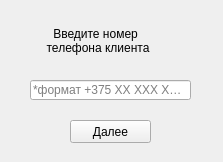
<?xml version="1.0" encoding="UTF-8"?>
<ui version="4.0">
 <class>PhoneInput</class>
 <widget class="QMainWindow" name="PhoneInput">
  <property name="geometry">
   <rect>
    <x>0</x>
    <y>0</y>
    <width>223</width>
    <height>162</height>
   </rect>
  </property>
  <property name="windowTitle">
   <string>Номер телефона</string>
  </property>
  <widget class="QWidget" name="centralwidget">
   <widget class="QPushButton" name="next_button">
    <property name="geometry">
     <rect>
      <x>70</x>
      <y>120</y>
      <width>81</width>
      <height>23</height>
     </rect>
    </property>
    <property name="text">
     <string>Далее</string>
    </property>
   </widget>
   <widget class="QLineEdit" name="phone_line_edit">
    <property name="geometry">
     <rect>
      <x>30</x>
      <y>80</y>
      <width>161</width>
      <height>20</height>
     </rect>
    </property>
    <property name="text">
     <string/>
    </property>
    <property name="placeholderText">
     <string>*формат +375 XX XXX XX XX</string>
    </property>
   </widget>
   <widget class="QLabel" name="label">
    <property name="geometry">
     <rect>
      <x>30</x>
      <y>20</y>
      <width>151</width>
      <height>41</height>
     </rect>
    </property>
    <property name="whatsThis">
     <string>&lt;html&gt;&lt;head/&gt;&lt;body&gt;&lt;p align=&quot;center&quot;&gt;&lt;span style=&quot; font-weight:600;&quot;&gt;&lt;br/&gt;asd&lt;/span&gt;&lt;/p&gt;&lt;/body&gt;&lt;/html&gt;</string>
    </property>
    <property name="styleSheet">
     <string notr="true">
font: 10pt &quot;Nirmala UI&quot;;
text-align: center;</string>
    </property>
    <property name="text">
     <string>       Введите номер 
     телефона клиента</string>
    </property>
   </widget>
  </widget>
 </widget>
 <resources/>
 <connections/>
</ui>
